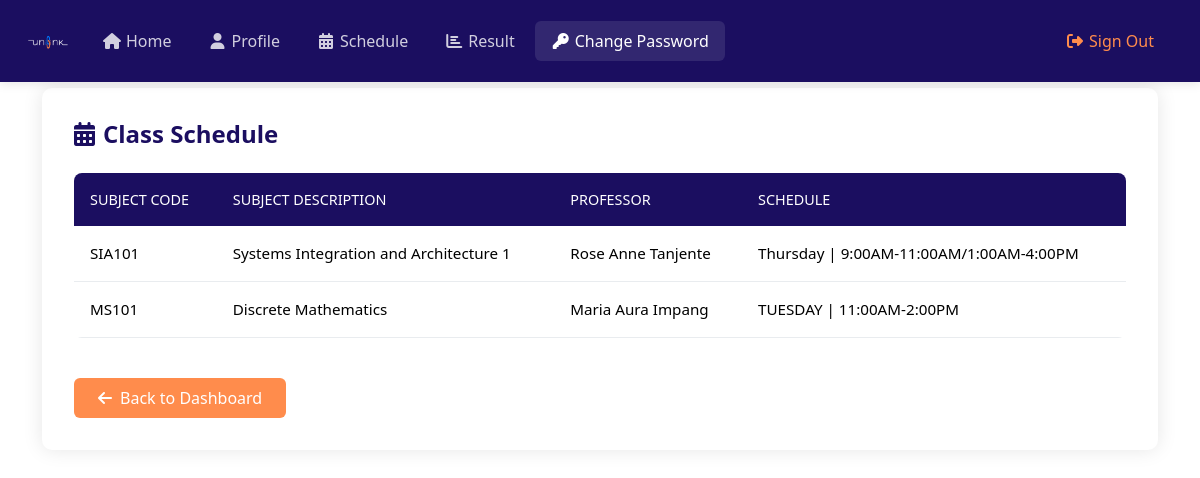
/Student/schedule.php (signed in), run on the app's committed database.
### tables this page shows
CREATE TABLE `schedule` (
  `id` int(11) NOT NULL,
  `strand_id` int(11) DEFAULT NULL,
  `subject_code` varchar(10) NOT NULL,
  `subject_description` varchar(255) NOT NULL,
  `professor` varchar(100) NOT NULL,
  `schedule` varchar(100) NOT NULL
);

### Student/data/schedule.php (called while the page is built)
<?php
function getStudentSchedule($conn){
    $sql = "SELECT * FROM schedule";
    $stmt = $conn->prepare($sql);
    $stmt->execute();
    if ($stmt->rowCount() >= 1) {
      $schedule = $stmt->fetchAll();
      return $schedule;
    }else {
     return 0;
    }
}
?>

### Student/schedule.php (the view, shortened to what this page needs)
<?php
if (
    isset($_SESSION['student_id']) &&
    isset($_SESSION['role'])
) {
    if ($_SESSION['role'] == 'Student') {
        include "data/student.php";
        include "data/schedule.php";
        $schedule = getStudentSchedule($conn);
?>
        <?php
        include "inc/header.php";
        ?>
        <body>
            <?php
            include "inc/navbar.php"; ?>
            <div class="container">
                <div class="schedule-container">
                    <h2 class="page-title">
                        <i class="fas fa-calendar-alt"></i>
                        Class Schedule
                    </h2>
                    <div class="table-responsive">
                        <table class="table schedule-table">
                            <thead>
                                <tr>
                                    <th>Subject Code</th>
                                    <th>Subject Description</th>
                                    <th>Professor</th>
                                    <th>Schedule</th>
                                </tr>
                            </thead>
                            <tbody>
                                <?php
                                if ($schedule && count($schedule) > 0) {
                                    foreach ($schedule as $s) { ?>
                                        <tr>
                                            <td><?php echo htmlspecialchars($s['subject_code']); ?></td>
                                            <td><?php echo htmlspecialchars($s['subject_description']); ?></td>
                                            <td><?php echo htmlspecialchars($s['professor']); ?></td>
                                            <td><?php echo htmlspecialchars($s['schedule']); ?></td>
                                        </tr>
                                    <?php }
                                } ?>
                            </tbody>
                        </table>
                        <a href="index.php" class="btn back-btn text-white">
                            <i class="fas fa-arrow-left"></i>
                            Back to Dashboard
                        </a>
                    </div>
                </div>
            </div>
        </body>
        </html>
<?php
    } else {
        header("Location: ../login.php");
        exit;
    }
} else {
    header("Location: ../login.php");
    exit;
}
?>

### Student/inc/header.php (style rules this page uses)
body { padding-top: 56px; }

### Student/schedule.php (style rules this page uses)
.schedule-container { background: #fff; border-radius: 10px; box-shadow: 0 0 20px rgba(0,0,0,0.1); padding: 2rem; margin-top: 2rem; }
.page-title { color: #1B0E60; font-size: 1.5rem; font-weight: 600; margin-bottom: 1.5rem; display: flex; align-items: center; gap: 0.5rem; }
.schedule-table { border-radius: 8px; overflow: hidden; border: none; }
.schedule-table thead th { background-color: #1B0E60 !important; color: white; font-weight: 500; text-transform: uppercase; font-size: 0.9rem; padding: 1rem; border: none; }
.schedule-table tbody td { padding: 1rem; vertical-align: middle; border-color: #e9ecef; font-size: 0.95rem; }
.back-btn { background-color: #FF8C4C !important; border: none; padding: 0.5rem 1.5rem; border-radius: 6px; transition: all 0.3s ease; font-weight: 500; display: inline-flex; align-items: center; gap: 0.5rem; margin-top: 1.5rem; }

### data on the page
schedule: subject_code "SIA101", subject_description "Systems Integration and Architecture 1", professor "Rose Anne Tanjente", schedule "Thursday | 9:00AM-11:00AM/1:00AM-4:00PM"
schedule: subject_code "MS101", subject_description "Discrete Mathematics", professor "Maria Aura Impang", schedule "TUESDAY | 11:00AM-2:00PM"
